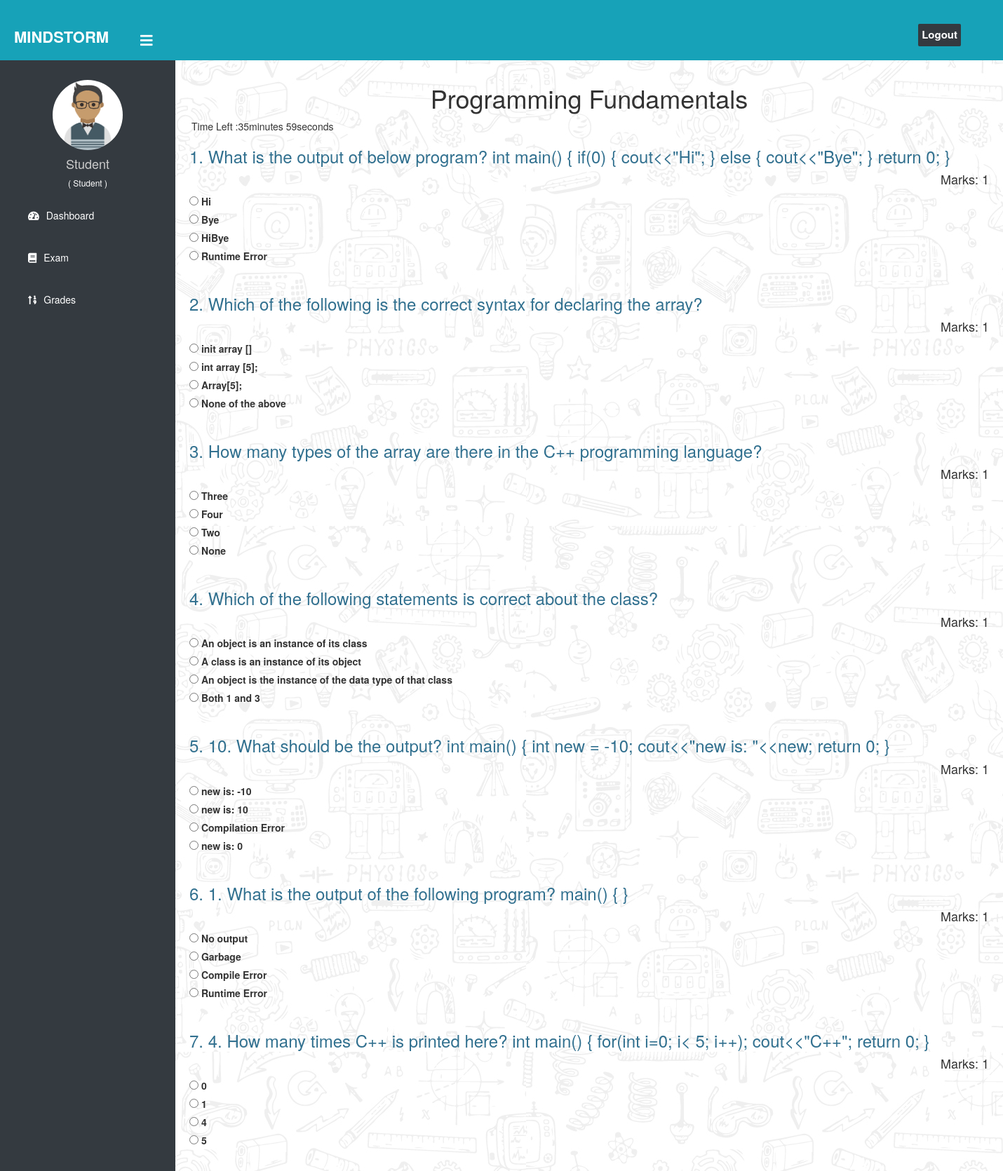
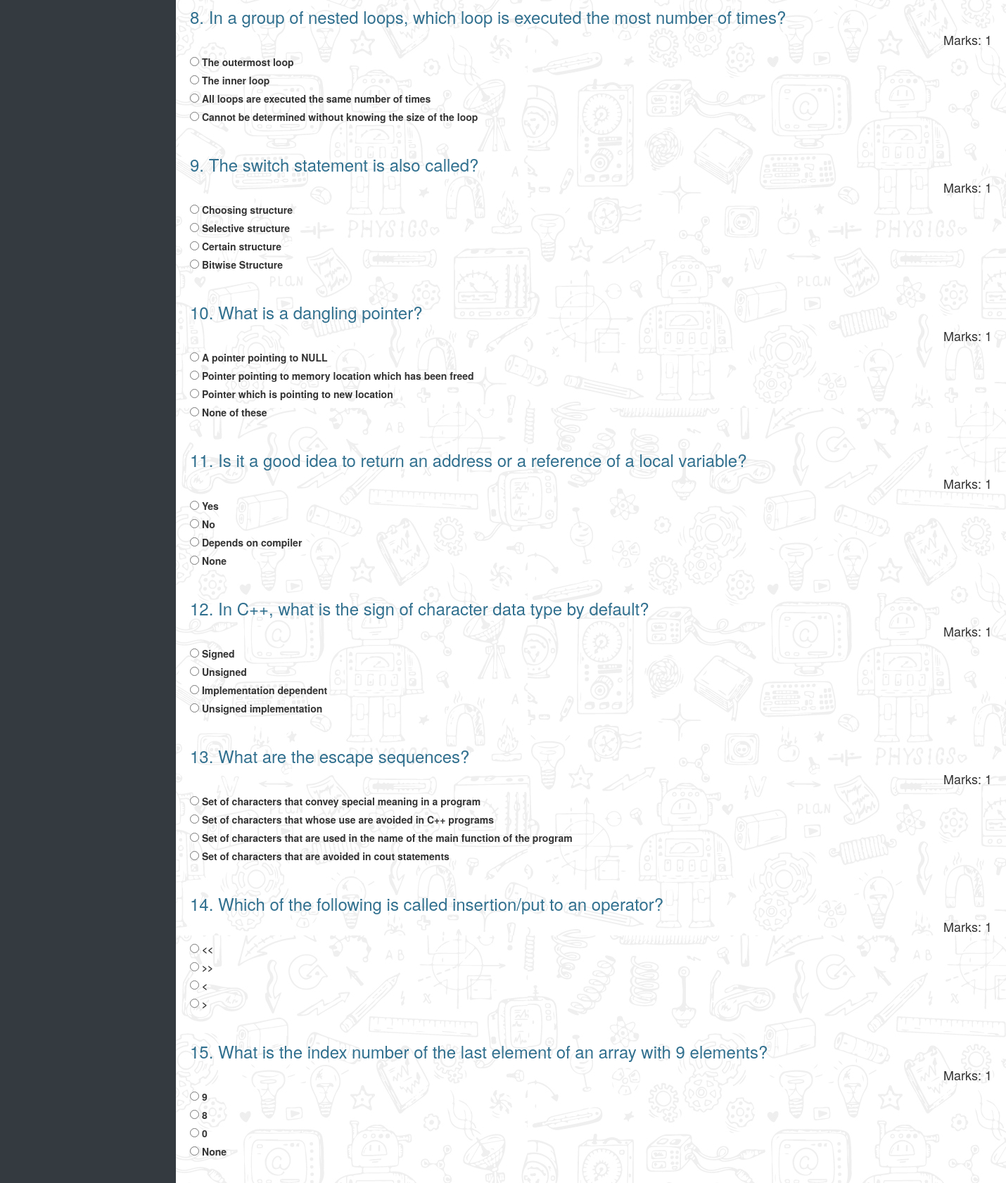
The page /student/start-exam/2 (signed in, upper part) on the database its author committed (2 pictures, top to bottom).
### quiz/models.py (models this page shows, shortened)
class Course(models.Model):
   course_name = models.CharField(max_length=50)
   question_number = models.PositiveIntegerField()
   total_marks = models.PositiveIntegerField(default=0)

class Question(models.Model):
    course=models.ForeignKey(Course,on_delete=models.CASCADE)
    marks=models.PositiveIntegerField(default='1')
    question=models.CharField(max_length=600)
    option1=models.CharField(max_length=200)
    option2=models.CharField(max_length=200)
    option3=models.CharField(max_length=200)
    option4=models.CharField(max_length=200)
    cat=(('Option1','Option1'),('Option2','Option2'),('Option3','Option3'),('Option4','Option4'))
    answer=models.CharField(max_length=200,choices=cat)

### student/views.py (the view)
# urls.py: path('start-exam/<int:pk>', views.start_exam_view,name='start-exam'),
@login_required(login_url='studentlogin')
@user_passes_test(is_student)
def start_exam_view(request,pk):
    course=QMODEL.Course.objects.get(id=pk)
    questions=QMODEL.Question.objects.all().filter(course=course)
    if request.method=='POST':
        pass
    response= render(request,'student/start_exam.html',{'course':course,'questions':questions, 'range':len(questions)})
    response.set_cookie('course_id',course.id)
    return response

### student/views.py (called while the page is built)
def is_student(user):
    return user.groups.filter(name='STUDENT').exists()

### templates/student/start_exam.html (shortened to what this page needs)
{% extends 'student/studentbase.html' %}
{% block content %}
{%load static%}
<head>
    <link href="//netdna.bootstrapcdn.com/bootstrap/3.0.0/css/bootstrap.min.css" rel="stylesheet" id="bootstrap-css">
</head>
<div class="container">
    <h1 style="text-align: center;">{{course.course_name}}</h1>
    <p style="float: left; padding-left: 3px;" id="time"></p><br>
    <form class="form" autocomplete="off" onsubmit="return saveAns()" action="/student/calculate-marks" method="POST">
        {% for q in questions%}
        <h3 class="text-info">{{ forloop.counter }}. {{q.question}}</h3><h4 style="text-align: right;">Marks:
        {{q.marks}}</h4>
        <div class="form-check mx-4">
            <input class="form-check-input" type="radio" name="{{ forloop.counter }}" id="{{q.option1}}"
                   value="Option1">
            <label class="form-check-label" for="option1">
                {{q.option1}}
            </label>
        </div>
        <div class="form-check mx-4">
            <input class="form-check-input" type="radio" name="{{ forloop.counter }}" id="{{q.option2}}"
                   value="Option2">
            <label class="form-check-label" for="option2">
                {{q.option2}}
            </label>
        </div>
        <div class="form-check mx-4">
            <input class="form-check-input" type="radio" name="{{ forloop.counter }}" id="{{q.option3}}"
                   value="Option3">
            <label class="form-check-label" for="option3">
                {{q.option3}}
            </label>
        </div>
        <div class="form-check mx-4">
            <input class="form-check-input" type="radio" name="{{ forloop.counter }}" id="{{q.option4}}"
                   value="Option4">
            <label class="form-check-label" for="option4">
                {{q.option4}}
            </label>
        </div>
        <br>
        {% endfor %}
    </form>
</div>
<br><br><br><br><br><br>
{% endblock content %}

### templates/student/studentbase.html (shortened to what this page needs)
<!DOCTYPE html>
{% load static %}
<html lang="en" dir="ltr">
<head>
  <link rel="stylesheet" href="https://cdnjs.cloudflare.com/ajax/libs/font-awesome/5.12.1/css/all.min.css">
</head>
<body id="bg">
  <header>
    <label for="check">
      <i style="left: 200px;margin-top: 17px;"class="fas fa-bars" id="sidebar_btn"></i>
    </label>
    <div class="left_area">
      <h3>MindStorm</h3>
    </div>
    <div class="right_area">
      <a href="/logout" class="logout_btn btn-dark">Logout</a>
    </div>
  </header>
  <div class="sidebar">
    <center>
      <img src="{% static "image/student.png" %}" class="profile_image" alt="">
      <h4>{{request.user.first_name}}</h4>
      <h6 style="color: rgb(255, 255, 255);">( Student )</h6>
    </center>
    <a href="/student/student-dashboard"><i class="fas fa-tachometer-alt"></i><span>Dashboard</span></a>
    <a href="/student/student-exam"><i class="fas fa-book"></i><span>Exam</span></a>
    <a href="/student/student-marks"><i class="fas fa-sort-numeric-up"></i><span>Grades</span></a>
  </div>
  <div class="content">
    {% block content %}
    {% endblock content %}
  </div>
  <br><br><br>
  {% include "quiz/footer.html" %}
</body>
</html>

### templates/quiz/footer.html (style rules this page uses)
p { text-align: center; }

### rows shown on the page
Course: course_name "Programming Fundamentals"
Question: question "What is the output of below program? int main() { if(0) { cout<<\"Hi\"; } else { cout<<\"Bye\"; } return 0; }", marks "1", option1 "Hi", option2 "Bye", option3 "HiBye", option4 "Runtime Error"
Question: question "Which of the following is the correct syntax for declaring the array?", marks "1", option1 "init array []", option2 "int array [5];", option3 "Array[5];", option4 "None of the above"
Question: question "How many types of the array are there in the C++ programming language?", marks "1", option1 "Three", option2 "Four", option3 "Two", option4 "None"
Question: question "Which of the following statements is correct about the class?", marks "1", option1 "An object is an instance of its class", option2 "A class is an instance of its object", option3 "An object is the instance of the data type of that class", option4 "Both 1 and 3"
Question: question "10. What should be the output? int main() { int new = -10; cout<<\"new is: \"<<new; return 0; }", marks "1", option1 "new is: -10", option2 "new is: 10", option3 "Compilation Error", option4 "new is: 0"
Question: question "1. What is the output of the following program? main() { }", marks "1", option1 "No output", option2 "Garbage", option3 "Compile Error", option4 "Runtime Error"
Question: question "4. How many times C++ is printed here? int main() { for(int i=0; i< 5; i++); cout<<\"C++\"; return 0; }", marks "1", option1 "0", option2 "1", option3 "4", option4 "5"
Question: question "In a group of nested loops, which loop is executed the most number of times?", marks "1", option1 "The outermost loop", option2 "The inner loop", option3 "All loops are executed the same number of times", option4 "Cannot be determined without knowing the size of the loop"
Question: question "The switch statement is also called?", marks "1", option1 "Choosing structure", option2 "Selective structure", option3 "Certain structure", option4 "Bitwise Structure"
Question: question "What is a dangling pointer?", marks "1", option1 "A pointer pointing to NULL", option2 "Pointer pointing to memory location which has been freed", option3 "Pointer which is pointing to new location", option4 "None of these"
Question: question "Is it a good idea to return an address or a reference of a local variable?", marks "1", option1 "Yes", option2 "No", option3 "Depends on compiler", option4 "None"
Question: question "In C++, what is the sign of character data type by default?", marks "1", option1 "Signed", option2 "Unsigned", option3 "Implementation dependent", option4 "Unsigned implementation"
Question: question "What are the escape sequences?", marks "1", option1 "Set of characters that convey special meaning in a program", option2 "Set of characters that whose use are avoided in C++ programs", option3 "Set of characters that are used in the name of the main function of the program", option4 "Set of characters that are avoided in cout statements"
Question: question "Which of the following is called insertion/put to an operator?", marks "1", option1 "<<", option2 ">>", option3 "<", option4 ">"
Question: question "What is the index number of the last element of an array with 9 elements?", marks "1", option1 "9", option2 "8", option3 "0", option4 "None"

### other values the page prints
{{ request.user.first_name }} "Student"
